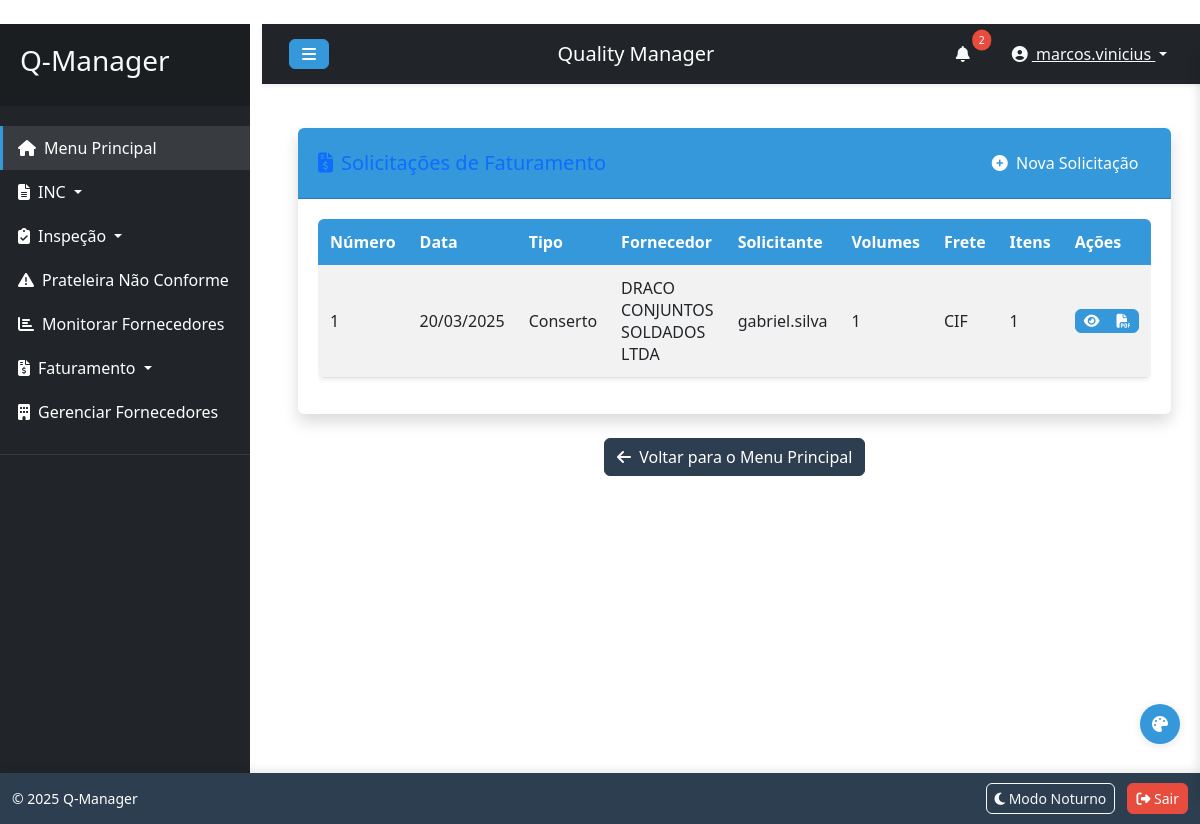
Screenshot of /faturamento/solicitacoes (signed in) with the database file from the repository.
### tables this page shows
CREATE TABLE user (
	id INTEGER NOT NULL, 
	username VARCHAR(80) NOT NULL, 
	password VARCHAR(256) NOT NULL, 
	email VARCHAR(120), 
	is_admin BOOLEAN, 
	is_representante BOOLEAN, 
	permissions TEXT, 
	created_at DATETIME, 
	last_login DATETIME, 
	PRIMARY KEY (id), 
	UNIQUE (username), 
	UNIQUE (email)
);

CREATE TABLE solicitacao_faturamento (
	id INTEGER NOT NULL, 
	numero INTEGER NOT NULL, 
	tipo VARCHAR(30) NOT NULL, 
	data_criacao DATETIME, 
	usuario_id INTEGER NOT NULL, 
	fornecedor VARCHAR(100) NOT NULL, 
	volumes INTEGER NOT NULL, 
	tipo_frete VARCHAR(3) NOT NULL, 
	observacoes TEXT, 
	PRIMARY KEY (id), 
	UNIQUE (numero), 
	FOREIGN KEY(usuario_id) REFERENCES user (id)
);

### faturamento_routes.py (the view)
@faturamento_bp.route('/solicitacoes')
@login_required
def listar_solicitacoes_faturamento():
    if not current_user.is_admin and not current_user.has_permission('faturamento'):
        flash('Acesso negado. Você não tem permissão para acessar esta funcionalidade.', 'danger')
        return redirect(url_for('main_menu'))
    solicitacoes = SolicitacaoFaturamento.query.order_by(SolicitacaoFaturamento.id.desc()).all()
    log_user_activity(
        user_id=current_user.id,
        action="view",
        entity_type="solicitacoes_faturamento",
        details={
            "count": len(solicitacoes)
        }
    )
    return render_template('listar_solicitacoes_faturamento.html', solicitacoes=solicitacoes)

### app.py (called while the page is built)
@login_manager.user_loader
def load_user(user_id):
    return User.query.get(int(user_id))

@app.context_processor
def inject_settings():
    from models import LayoutSetting
    settings = {s.element: s for s in LayoutSetting.query.all()}
    return dict(settings=settings, config=app.config)

### models.py (called while the page is built)
    def has_permission(self, permission_name):
        if self.is_admin:  # Administradores têm todas as permissões
            return True
        try:
            perms = json.loads(self.permissions)
            return perms.get(permission_name, False)
        except:
            return False

### utils.py (called while the page is built)
def log_user_activity(user_id, action, entity_type, entity_id=None, details=None):
    from models import UserActivityLog, db
    try:
        ip_address = request.remote_addr
        details_json = None
        if details:
            details_json = json.dumps(details, ensure_ascii=False)
        log_entry = UserActivityLog(
            user_id=user_id,
            action=action,
            entity_type=entity_type,
            entity_id=entity_id,
            details=details_json,
            ip_address=ip_address
        )
        db.session.add(log_entry)
        db.session.commit()
    except Exception as e:
        current_app.logger.error(f"Erro ao registrar atividade do usuário: {str(e)}")
        db.session.rollback()

### templates/listar_solicitacoes_faturamento.html (shortened to what this page needs)
{% extends "base.html" %}
{% block content %}
<div class="container-fluid">
    <div class="card shadow mb-4">
        <div class="card-header py-3 d-flex justify-content-between align-items-center">
            <h5 class="m-0 font-weight-bold text-primary">
                <i class="fas fa-file-invoice-dollar me-2"></i>Solicitações de Faturamento
            </h5>
            <div>
                <a href="{{ url_for('faturamento.nova_solicitacao_faturamento') }}" class="btn btn-primary">
                    <i class="fas fa-plus-circle me-1"></i> Nova Solicitação
                </a>
            </div>
        </div>
        <div class="card-body">
            <div class="table-responsive">
                <table class="table table-striped table-hover" id="solicitacoesTable">
                    <thead>
                        <tr>
                            <th>Número</th>
                            <th>Data</th>
                            <th>Tipo</th>
                            <th>Fornecedor</th>
                            <th>Solicitante</th>
                            <th>Volumes</th>
                            <th>Frete</th>
                            <th>Itens</th>
                            <th>Ações</th>
                        </tr>
                    </thead>
                    <tbody>
                        {% if solicitacoes %}
                            {% for sol in solicitacoes %}
                            <tr>
                                <td>{{ sol.numero }}</td>
                                <td>{{ sol.data_criacao.strftime('%d/%m/%Y') }}</td>
                                <td>{{ sol.tipo }}</td>
                                <td>{{ sol.fornecedor }}</td>
                                <td>{{ sol.usuario.username }}</td>
                                <td>{{ sol.volumes }}</td>
                                <td>{{ sol.tipo_frete }}</td>
                                <td>{{ sol.itens|length }}</td>
                                <td>
                                    <div class="btn-group">
                                        <a href="{{ url_for('faturamento.visualizar_solicitacao_faturamento', solicitacao_id=sol.id) }}" class="btn btn-info btn-sm">
                                            <i class="fas fa-eye"></i>
                                        </a>
                                        <a href="{{ url_for('faturamento.exportar_pdf_solicitacao', solicitacao_id=sol.id) }}" class="btn btn-primary btn-sm">
                                            <i class="fas fa-file-pdf"></i>
                                        </a>
                                    </div>
                                </td>
                            </tr>
                            {% endfor %}
                        {% endif %}
                    </tbody>
                </table>
            </div>
        </div>
    </div>
</div>
<div class="text-center mb-4">
    <a href="{{ url_for('main_menu') }}" class="btn btn-secondary">
        <i class="fas fa-arrow-left me-1"></i> Voltar para o Menu Principal
    </a>
</div>
{% endblock %}

### templates/base.html (shortened to what this page needs)
﻿<!DOCTYPE html>
<html lang="pt-br">
<head>
    <link href="https://cdn.jsdelivr.net/npm/bootstrap@5.3.0/dist/css/bootstrap.min.css" rel="stylesheet">
    <link rel="stylesheet" href="https://cdnjs.cloudflare.com/ajax/libs/font-awesome/6.4.0/css/all.min.css">
    <link rel="stylesheet" href="{{ url_for('static', filename='css/style.css') }}">
</head>
<body>
    <div class="wrapper">
        {% if current_user.is_authenticated %}
        <nav id="sidebar" class="bg-dark">
            <div class="sidebar-header">
                <h3 class="text-light">Q-Manager</h3>
            </div>
            <ul class="list-unstyled components">
                <li class="active">
                    <a href="{{ url_for('main_menu') }}"><i class="fas fa-home me-2"></i>Menu Principal</a>
                </li>
                <li>
                    <a href="#incSubmenu" data-bs-toggle="collapse" aria-expanded="false" class="dropdown-toggle">
                        <i class="fas fa-file-alt me-2"></i>INC
                    </a>
                </li>
                {% if current_user.is_admin or current_user.has_permission('rotina_inspecao') %}
                <li>
                    <a href="#inspecaoSubmenu" data-bs-toggle="collapse" aria-expanded="false" class="dropdown-toggle">
                        <i class="fas fa-clipboard-check me-2"></i>Inspeção
                    </a>
                </li>
                {% endif %}
                {% if current_user.is_admin or current_user.has_permission('prateleira') %}
                <li>
                    <a href="{{ url_for('prateleira.listar_prateleira_nao_conforme') }}">
                        <i class="fas fa-exclamation-triangle me-2"></i>Prateleira Não Conforme
                    </a>
                </li>
                {% endif %}
                {% if current_user.is_admin or current_user.has_permission('fornecedores') %}
                <li>
                    <a href="{{ url_for('inc.monitorar_fornecedores') }}">
                        <i class="fas fa-chart-bar me-2"></i>Monitorar Fornecedores
                    </a>
                </li>
                {% endif %}
                {% if current_user.is_admin or current_user.has_permission('faturamento') %}
                <li>
                    <a href="#faturamentoSubmenu" data-bs-toggle="collapse" aria-expanded="false" class="dropdown-toggle">
                        <i class="fas fa-file-invoice-dollar me-2"></i>Faturamento
                    </a>
                </li>
                {% endif %}
                <li>
                    <a href="{{ url_for('fornecedor.gerenciar_fornecedores') }}">
                        <i class="fas fa-building me-2"></i>Gerenciar Fornecedores
                    </a>
                </li>
            </ul>
        </nav>
        {% endif %}
        <div id="content" class="container-fluid">
            {% if current_user.is_authenticated %}
            <nav class="navbar navbar-expand-lg navbar-dark bg-dark">
                <div class="container-fluid">
                    <button type="button" id="sidebarCollapse" class="btn btn-info">
                        <i class="fas fa-bars"></i>
                    </button>
                    <span class="navbar-brand ms-3">Quality Manager</span>
                    <div class="d-flex align-items-center">
                        <div class="notification-bell me-3">
                            <button class="btn btn-link position-relative" id="notificationButton">
                                <i class="fas fa-bell text-light"></i>
                                <span class="notification-badge position-absolute top-0 start-100 translate-middle badge rounded-pill bg-danger" style="display:none;">
                                </span>
                            </button>
                        </div>
                        <div class="dropdown">
                            <button class="btn btn-link dropdown-toggle text-light" type="button" id="userDropdown" data-bs-toggle="dropdown" aria-expanded="false">
                                <i class="fas fa-user-circle me-1"></i> {{ current_user.username }}
                            </button>
                        </div>
                    </div>
                </div>
            </nav>
            {% endif %}
            <div class="content-body p-4">
                {% block content %}{% endblock %}
            </div>
        </div>
    </div>
    <div class="theme-selector">
        <button class="theme-toggle" id="theme-toggle">
            <i class="fas fa-palette"></i>
        </button>
    </div>
    {% if current_user.is_authenticated %}
    <footer class="footer">
        <div class="container-fluid">
            <div class="row">
                <div class="col-12 d-flex justify-content-between align-items-center">
                    <div class="footer-copyright text-white">
                        <small>&copy; 2025 Q-Manager</small>
                    </div>
                    <div>
                        <button id="toggleNightMode" class="btn btn-sm btn-outline-light me-2">
                            <i class="fas fa-moon"></i> Modo Noturno
                        </button>
                        <a href="{{ url_for('auth.logout') }}" class="btn btn-sm btn-danger">
                            <i class="fas fa-sign-out-alt"></i> Sair
                        </a>
                    </div>
                </div>
            </div>
        </div>
    </footer>
    {% endif %}
    <div id="toast-container" class="position-fixed bottom-0 end-0 p-3" style="z-index: 1100;"></div>
</body>
</html>

### rows the page displays
user: username "marcos.vinicius"
solicitacao_faturamento: numero "1", data_criacao "20/03/2025", tipo "Conserto", fornecedor "DRACO CONJUNTOS SOLDADOS LTDA", usuario.username "gabriel.silva", volumes "1", tipo_frete "CIF", itens|length "1"
